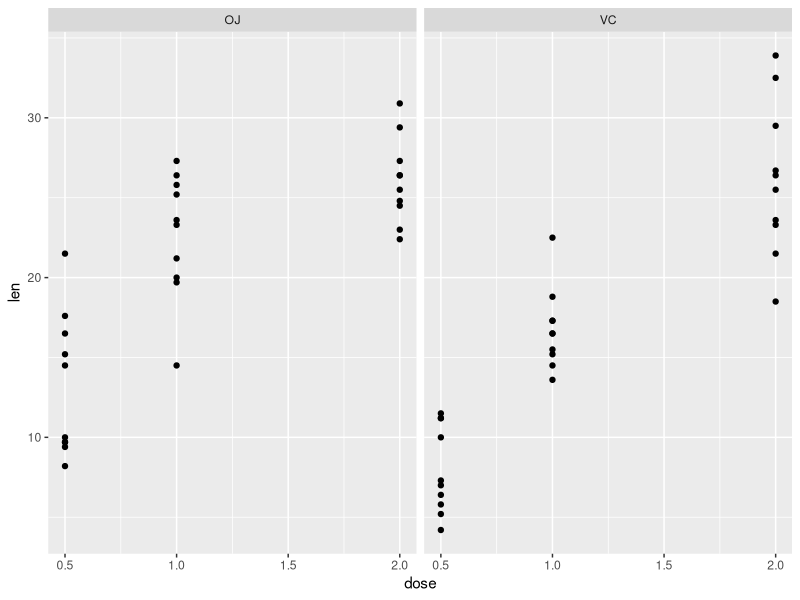
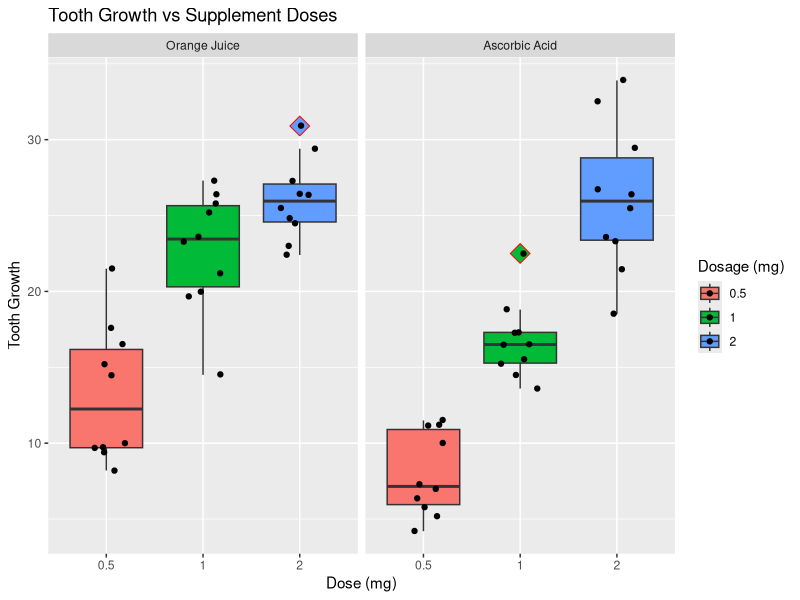

The R source for these figures, in order:
## ---- chunk 1
## load libraries
library(datasets)
library(ggplot2)
library(plyr)
library(dplyr)
## ---- chunk 2
dim(ToothGrowth) 
names(ToothGrowth) 
lapply(ToothGrowth,class) 
mydata<-group_by(ToothGrowth, supp, dose)
summary(mydata)
summary(factor(mydata$dose))
summary(factor(mydata$supp))
str(ToothGrowth)
## ---- chunk 3
## generate a table of summary data showing mean, std dev, std error & confidence interval for each combination of dosage and additive. 
toothSummary <- ddply(ToothGrowth, 
            c("dose", "supp"), summarise, 
            N=length(len), 
            meanLength=mean(len), 
            sd=sd(len), 
            se=sd/sqrt(N), 
            upperCI=meanLength+qnorm(0.975)*sd/sqrt(N), 
            lowerCI=meanLength+(-1)*qnorm(0.975)*sd/sqrt(N))

toothSummary$meanLength <- round(toothSummary$meanLength, 1)
toothSummary$sd <- round(toothSummary$sd, 1)
toothSummary$se <- round(toothSummary$se, 1)
toothSummary$upperCI <- round(toothSummary$upperCI, 1)
toothSummary$lowerCI <- round(toothSummary$lowerCI, 1)
toothSummary
## ---- chunk 4
## alternate method to produce summary table - does not calc confidence intervals
attach(ToothGrowth)
temp1 <- aggregate(len, list(supp, dose), FUN=function(x) round(c(mean = mean(x), med = median(x), sd = sd(x)),1))
colnames(temp1) <- c("supp","dose","len")
temp1 <- subset(temp1, select=c(dose, supp, len))
temp1
detach(ToothGrowth) ## free memory and variable name
## ---- chunk 5
temp1 <- subset(ToothGrowth, dose==0.5 | dose ==1)
ts <- t.test(temp1$len ~ temp1$dose)
ts$conf.int[1:2]
## ---- chunk 6
temp1 <- subset(ToothGrowth, dose==0.5 | dose ==2)
ts <- t.test(temp1$len ~ temp1$dose)
ts$conf.int[1:2]
## ---- chunk 7
temp1 <- subset(ToothGrowth, dose==0.5 | dose ==2)
ts <- t.test(temp1$len ~ temp1$dose)
ts$conf.int[1:2]
## ---- chunk 8
t.test(ToothGrowth$len ~ ToothGrowth$supp)$conf.int[1:2]
## ---- chunk 9
temp1 <- subset(ToothGrowth, dose==0.5)
t.test(temp1$len ~ temp1$supp)$conf.int[1:2]
## ---- chunk 10
temp1 <- subset(ToothGrowth, dose==1.0)
t.test(temp1$len ~ temp1$supp)$conf.int[1:2]
## ---- chunk 11
temp1 <- subset(ToothGrowth, dose==2.0)
t.test(temp1$len ~ temp1$supp)$conf.int[1:2]
## ---- chunk 12
## plot using panels to produce a plot for each supplement type.
g <- ggplot(ToothGrowth, aes(dose, len))
g + geom_point() + facet_grid(. ~ supp)
## ---- chunk 13
## Plotting using boxplot
## function to label the plot facets for readability.
facet_names <- list('OJ'="Orange Juice", 'VC'="Ascorbic Acid")
facet_labeller <- function(variable,value){ return(facet_names[value]) }
## NB : factor of dose required because ggplot requires factor (dose is numeric)
g <- ggplot(ToothGrowth, aes(factor(dose), len, fill = factor(dose))) +
scale_fill_discrete(name="Dosage (mg)") + 
geom_boxplot(outlier.colour = "red",outlier.shape = 23, outlier.size = 5) +
geom_jitter(position=position_jitter(w=0.2)) +
facet_grid(.~supp, labeller=facet_labeller) +
ylab("Tooth Growth") +
xlab("Dose (mg)")+
ggtitle("Tooth Growth vs Supplement Doses")
## fill = factor(dose) : fills in boxplot with colour coding, easy to read graph
## geom_jitter - jitters points so we can see overlapping points. w=0.2 sets width of jitter.
## outlier - set properties so we can see points outside the values shown by the boxplot 
## facet_grid - plot separate panels for each value of supp. ("OJ" &" "VC")
## scale_fill_discrete : sets legend title.
g  
